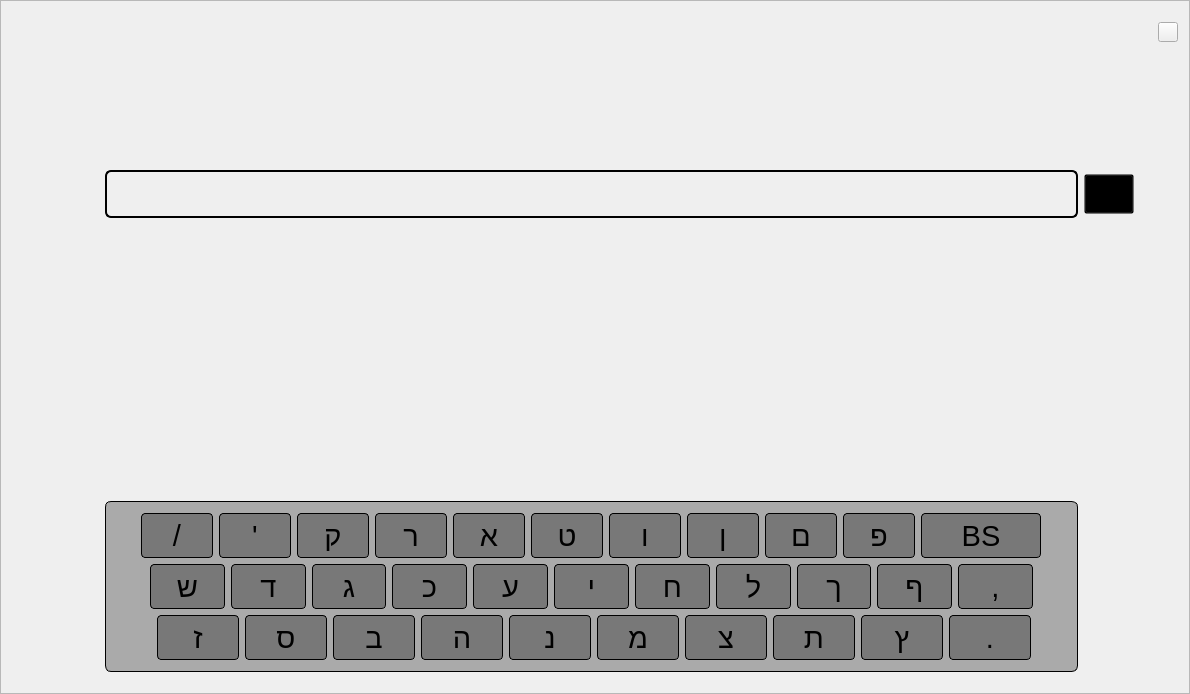
<?xml version="1.0" encoding="UTF-8"?>
<ui version="4.0">
 <class>Widget</class>
 <widget class="QWidget" name="Widget">
  <property name="geometry">
   <rect>
    <x>0</x>
    <y>0</y>
    <width>1190</width>
    <height>694</height>
   </rect>
  </property>
  <property name="sizePolicy">
   <sizepolicy hsizetype="Maximum" vsizetype="Maximum">
    <horstretch>0</horstretch>
    <verstretch>0</verstretch>
   </sizepolicy>
  </property>
  <property name="windowTitle">
   <string>Simple Audio Player</string>
  </property>
  <property name="styleSheet">
   <string notr="true"/>
  </property>
  <layout class="QHBoxLayout" name="horizontalLayout">
   <property name="leftMargin">
    <number>0</number>
   </property>
   <property name="topMargin">
    <number>0</number>
   </property>
   <property name="rightMargin">
    <number>0</number>
   </property>
   <property name="bottomMargin">
    <number>0</number>
   </property>
   <item>
    <widget class="QFrame" name="frame">
     <property name="font">
      <font>
       <pointsize>22</pointsize>
      </font>
     </property>
     <property name="styleSheet">
      <string notr="true">border-image: url(:/buttons/background.png);</string>
     </property>
     <property name="frameShape">
      <enum>QFrame::StyledPanel</enum>
     </property>
     <property name="frameShadow">
      <enum>QFrame::Raised</enum>
     </property>
     <layout class="QGridLayout" name="gridLayout">
      <item row="1" column="4">
       <spacer name="verticalSpacer_3">
        <property name="orientation">
         <enum>Qt::Vertical</enum>
        </property>
        <property name="sizeHint" stdset="0">
         <size>
          <width>20</width>
          <height>40</height>
         </size>
        </property>
       </spacer>
      </item>
      <item row="2" column="3">
       <widget class="QPushButton" name="pushButton_2">
        <property name="minimumSize">
         <size>
          <width>50</width>
          <height>40</height>
         </size>
        </property>
        <property name="maximumSize">
         <size>
          <width>50</width>
          <height>40</height>
         </size>
        </property>
        <property name="styleSheet">
         <string notr="true">QPushButton{image: url(:/buttons/keyboard.png);background-image: none;border-image: none;background-color: transparent;}
QPushButton:hover:pressed{border: 3px solid #464646;border-radius:4px}</string>
        </property>
        <property name="text">
         <string/>
        </property>
       </widget>
      </item>
      <item row="0" column="2">
       <spacer name="verticalSpacer_4">
        <property name="orientation">
         <enum>Qt::Vertical</enum>
        </property>
        <property name="sizeType">
         <enum>QSizePolicy::Fixed</enum>
        </property>
        <property name="sizeHint" stdset="0">
         <size>
          <width>20</width>
          <height>40</height>
         </size>
        </property>
       </spacer>
      </item>
      <item row="3" column="1">
       <spacer name="horizontalSpacer_3">
        <property name="orientation">
         <enum>Qt::Horizontal</enum>
        </property>
        <property name="sizeHint" stdset="0">
         <size>
          <width>197</width>
          <height>20</height>
         </size>
        </property>
       </spacer>
      </item>
      <item row="1" column="1" colspan="3">
       <widget class="QLabel" name="label">
        <property name="styleSheet">
         <string notr="true">background-image:none;
border-image:none;
image:none;
background-color: transparent;</string>
        </property>
        <property name="text">
         <string/>
        </property>
        <property name="pixmap">
         <pixmap resource="buttons.qrc">:/buttons/title.png</pixmap>
        </property>
        <property name="scaledContents">
         <bool>true</bool>
        </property>
       </widget>
      </item>
      <item row="0" column="4">
       <widget class="QPushButton" name="pushButton">
        <property name="minimumSize">
         <size>
          <width>20</width>
          <height>20</height>
         </size>
        </property>
        <property name="maximumSize">
         <size>
          <width>20</width>
          <height>20</height>
         </size>
        </property>
        <property name="cursor">
         <cursorShape>PointingHandCursor</cursorShape>
        </property>
        <property name="styleSheet">
         <string notr="true">QPushButton{border-image: url(:/buttons/close.png);}
QPushButton:hover:pressed{border: 3px solid #464646;border-radius:4px}</string>
        </property>
        <property name="text">
         <string/>
        </property>
       </widget>
      </item>
      <item row="2" column="2">
       <widget class="LineEdit" name="lineEdit">
        <property name="font">
         <font>
          <pointsize>28</pointsize>
         </font>
        </property>
        <property name="styleSheet">
         <string notr="true">background-image:none;
border-image:none;
image:none;
background-color: transparent;
width:80%;
border-style: solid;
border-width: 2px;
border-color: black;
border-radius: 6px;</string>
        </property>
        <property name="frame">
         <bool>false</bool>
        </property>
        <property name="cursorPosition">
         <number>0</number>
        </property>
       </widget>
      </item>
      <item row="3" column="2">
       <widget class="QFrame" name="frame_2">
        <property name="minimumSize">
         <size>
          <width>741</width>
          <height>231</height>
         </size>
        </property>
        <property name="styleSheet">
         <string notr="true">background-image:none;
border-image:none;
image:none;
background-color: transparent;
width:80%;
height:35%;</string>
        </property>
        <property name="frameShape">
         <enum>QFrame::NoFrame</enum>
        </property>
        <property name="frameShadow">
         <enum>QFrame::Raised</enum>
        </property>
        <layout class="QHBoxLayout" name="horizontalLayout_2">
         <property name="leftMargin">
          <number>0</number>
         </property>
         <property name="topMargin">
          <number>0</number>
         </property>
         <property name="rightMargin">
          <number>0</number>
         </property>
         <property name="bottomMargin">
          <number>0</number>
         </property>
         <item>
          <widget class="QScrollArea" name="scrollArea">
           <property name="frameShape">
            <enum>QFrame::NoFrame</enum>
           </property>
           <property name="verticalScrollBarPolicy">
            <enum>Qt::ScrollBarAlwaysOff</enum>
           </property>
           <property name="horizontalScrollBarPolicy">
            <enum>Qt::ScrollBarAlwaysOff</enum>
           </property>
           <property name="widgetResizable">
            <bool>true</bool>
           </property>
           <widget class="QWidget" name="scrollAreaWidgetContents">
            <property name="geometry">
             <rect>
              <x>0</x>
              <y>0</y>
              <width>981</width>
              <height>231</height>
             </rect>
            </property>
            <layout class="QVBoxLayout" name="verticalLayout">
             <item>
              <spacer name="verticalSpacer_2">
               <property name="orientation">
                <enum>Qt::Vertical</enum>
               </property>
               <property name="sizeHint" stdset="0">
                <size>
                 <width>20</width>
                 <height>40</height>
                </size>
               </property>
              </spacer>
             </item>
            </layout>
           </widget>
          </widget>
         </item>
        </layout>
       </widget>
      </item>
      <item row="5" column="2">
       <widget class="QFrame" name="frame_3">
        <property name="styleSheet">
         <string notr="true">background-image:none;
border-image:none;
image:none;
background-color: #aaa;
width:80%;
border-style: solid;
border-width: 1px;
border-color: black;
border-radius: 6px;</string>
        </property>
        <property name="frameShape">
         <enum>QFrame::StyledPanel</enum>
        </property>
        <property name="frameShadow">
         <enum>QFrame::Raised</enum>
        </property>
        <layout class="QVBoxLayout" name="verticalLayout_3">
         <item>
          <layout class="QHBoxLayout" name="horizontalLayout_4">
           <item>
            <spacer name="horizontalSpacer_2">
             <property name="orientation">
              <enum>Qt::Horizontal</enum>
             </property>
             <property name="sizeHint" stdset="0">
              <size>
               <width>40</width>
               <height>20</height>
              </size>
             </property>
            </spacer>
           </item>
           <item>
            <widget class="QPushButton" name="pushButton_00">
             <property name="minimumSize">
              <size>
               <width>72</width>
               <height>45</height>
              </size>
             </property>
             <property name="font">
              <font>
               <pointsize>22</pointsize>
              </font>
             </property>
             <property name="cursor">
              <cursorShape>PointingHandCursor</cursorShape>
             </property>
             <property name="focusPolicy">
              <enum>Qt::NoFocus</enum>
             </property>
             <property name="styleSheet">
              <string notr="true">QPushButton{image:none;background-image: none;border-image: none;background-color: transparent;border-radius:4px;background-color: rgb(120, 120, 120);}
QPushButton:hover:pressed{border: 3px solid #464646;border-radius:4px}</string>
             </property>
             <property name="text">
              <string>/</string>
             </property>
            </widget>
           </item>
           <item>
            <widget class="QPushButton" name="pushButton_01">
             <property name="minimumSize">
              <size>
               <width>72</width>
               <height>45</height>
              </size>
             </property>
             <property name="font">
              <font>
               <pointsize>22</pointsize>
              </font>
             </property>
             <property name="cursor">
              <cursorShape>PointingHandCursor</cursorShape>
             </property>
             <property name="focusPolicy">
              <enum>Qt::NoFocus</enum>
             </property>
             <property name="styleSheet">
              <string notr="true">QPushButton{image:none;background-image: none;border-image: none;background-color: transparent;border-radius:4px;background-color: rgb(120, 120, 120);}
QPushButton:hover:pressed{border: 3px solid #464646;border-radius:4px}</string>
             </property>
             <property name="text">
              <string>'</string>
             </property>
            </widget>
           </item>
           <item>
            <widget class="QPushButton" name="pushButton_02">
             <property name="minimumSize">
              <size>
               <width>72</width>
               <height>45</height>
              </size>
             </property>
             <property name="font">
              <font>
               <pointsize>22</pointsize>
              </font>
             </property>
             <property name="cursor">
              <cursorShape>PointingHandCursor</cursorShape>
             </property>
             <property name="focusPolicy">
              <enum>Qt::NoFocus</enum>
             </property>
             <property name="styleSheet">
              <string notr="true">QPushButton{image:none;background-image: none;border-image: none;background-color: transparent;border-radius:4px;background-color: rgb(120, 120, 120);}
QPushButton:hover:pressed{border: 3px solid #464646;border-radius:4px}</string>
             </property>
             <property name="text">
              <string>ק</string>
             </property>
            </widget>
           </item>
           <item>
            <widget class="QPushButton" name="pushButton_03">
             <property name="minimumSize">
              <size>
               <width>72</width>
               <height>45</height>
              </size>
             </property>
             <property name="font">
              <font>
               <pointsize>22</pointsize>
              </font>
             </property>
             <property name="cursor">
              <cursorShape>PointingHandCursor</cursorShape>
             </property>
             <property name="focusPolicy">
              <enum>Qt::NoFocus</enum>
             </property>
             <property name="styleSheet">
              <string notr="true">QPushButton{image:none;background-image: none;border-image: none;background-color: transparent;border-radius:4px;background-color: rgb(120, 120, 120);}
QPushButton:hover:pressed{border: 3px solid #464646;border-radius:4px}</string>
             </property>
             <property name="text">
              <string>ר</string>
             </property>
            </widget>
           </item>
           <item>
            <widget class="QPushButton" name="pushButton_04">
             <property name="minimumSize">
              <size>
               <width>72</width>
               <height>45</height>
              </size>
             </property>
             <property name="font">
              <font>
               <pointsize>22</pointsize>
              </font>
             </property>
             <property name="cursor">
              <cursorShape>PointingHandCursor</cursorShape>
             </property>
             <property name="focusPolicy">
              <enum>Qt::NoFocus</enum>
             </property>
             <property name="styleSheet">
              <string notr="true">QPushButton{image:none;background-image: none;border-image: none;background-color: transparent;border-radius:4px;background-color: rgb(120, 120, 120);}
QPushButton:hover:pressed{border: 3px solid #464646;border-radius:4px}</string>
             </property>
             <property name="text">
              <string>א</string>
             </property>
            </widget>
           </item>
           <item>
            <widget class="QPushButton" name="pushButton_05">
             <property name="minimumSize">
              <size>
               <width>72</width>
               <height>45</height>
              </size>
             </property>
             <property name="font">
              <font>
               <pointsize>22</pointsize>
              </font>
             </property>
             <property name="cursor">
              <cursorShape>PointingHandCursor</cursorShape>
             </property>
             <property name="focusPolicy">
              <enum>Qt::NoFocus</enum>
             </property>
             <property name="styleSheet">
              <string notr="true">QPushButton{image:none;background-image: none;border-image: none;background-color: transparent;border-radius:4px;background-color: rgb(120, 120, 120);}
QPushButton:hover:pressed{border: 3px solid #464646;border-radius:4px}</string>
             </property>
             <property name="text">
              <string>ט</string>
             </property>
            </widget>
           </item>
           <item>
            <widget class="QPushButton" name="pushButton_06">
             <property name="minimumSize">
              <size>
               <width>72</width>
               <height>45</height>
              </size>
             </property>
             <property name="font">
              <font>
               <pointsize>22</pointsize>
              </font>
             </property>
             <property name="cursor">
              <cursorShape>PointingHandCursor</cursorShape>
             </property>
             <property name="focusPolicy">
              <enum>Qt::NoFocus</enum>
             </property>
             <property name="styleSheet">
              <string notr="true">QPushButton{image:none;background-image: none;border-image: none;background-color: transparent;border-radius:4px;background-color: rgb(120, 120, 120);}
QPushButton:hover:pressed{border: 3px solid #464646;border-radius:4px}</string>
             </property>
             <property name="text">
              <string>ו</string>
             </property>
            </widget>
           </item>
           <item>
            <widget class="QPushButton" name="pushButton_07">
             <property name="minimumSize">
              <size>
               <width>72</width>
               <height>45</height>
              </size>
             </property>
             <property name="font">
              <font>
               <pointsize>22</pointsize>
              </font>
             </property>
             <property name="cursor">
              <cursorShape>PointingHandCursor</cursorShape>
             </property>
             <property name="focusPolicy">
              <enum>Qt::NoFocus</enum>
             </property>
             <property name="styleSheet">
              <string notr="true">QPushButton{image:none;background-image: none;border-image: none;background-color: transparent;border-radius:4px;background-color: rgb(120, 120, 120);}
QPushButton:hover:pressed{border: 3px solid #464646;border-radius:4px}</string>
             </property>
             <property name="text">
              <string>ן</string>
             </property>
            </widget>
           </item>
           <item>
            <widget class="QPushButton" name="pushButton_08">
             <property name="minimumSize">
              <size>
               <width>72</width>
               <height>45</height>
              </size>
             </property>
             <property name="font">
              <font>
               <pointsize>22</pointsize>
              </font>
             </property>
             <property name="cursor">
              <cursorShape>PointingHandCursor</cursorShape>
             </property>
             <property name="focusPolicy">
              <enum>Qt::NoFocus</enum>
             </property>
             <property name="styleSheet">
              <string notr="true">QPushButton{image:none;background-image: none;border-image: none;background-color: transparent;border-radius:4px;background-color: rgb(120, 120, 120);}
QPushButton:hover:pressed{border: 3px solid #464646;border-radius:4px}</string>
             </property>
             <property name="text">
              <string>ם</string>
             </property>
            </widget>
           </item>
           <item>
            <widget class="QPushButton" name="pushButton_09">
             <property name="minimumSize">
              <size>
               <width>72</width>
               <height>45</height>
              </size>
             </property>
             <property name="font">
              <font>
               <pointsize>22</pointsize>
              </font>
             </property>
             <property name="cursor">
              <cursorShape>PointingHandCursor</cursorShape>
             </property>
             <property name="focusPolicy">
              <enum>Qt::NoFocus</enum>
             </property>
             <property name="styleSheet">
              <string notr="true">QPushButton{image:none;background-image: none;border-image: none;background-color: transparent;border-radius:4px;background-color: rgb(120, 120, 120);}
QPushButton:hover:pressed{border: 3px solid #464646;border-radius:4px}</string>
             </property>
             <property name="text">
              <string>פ</string>
             </property>
            </widget>
           </item>
           <item>
            <widget class="QPushButton" name="pushButton_291">
             <property name="minimumSize">
              <size>
               <width>120</width>
               <height>45</height>
              </size>
             </property>
             <property name="font">
              <font>
               <pointsize>22</pointsize>
              </font>
             </property>
             <property name="focusPolicy">
              <enum>Qt::NoFocus</enum>
             </property>
             <property name="styleSheet">
              <string notr="true">QPushButton{image:none;background-image: none;border-image: none;background-color: transparent;border-radius:4px;background-color: rgb(120, 120, 120);}
QPushButton:hover:pressed{border: 3px solid #464646;border-radius:4px}</string>
             </property>
             <property name="text">
              <string>BS</string>
             </property>
            </widget>
           </item>
           <item>
            <spacer name="horizontalSpacer_7">
             <property name="orientation">
              <enum>Qt::Horizontal</enum>
             </property>
             <property name="sizeHint" stdset="0">
              <size>
               <width>40</width>
               <height>20</height>
              </size>
             </property>
            </spacer>
           </item>
          </layout>
         </item>
         <item>
          <layout class="QHBoxLayout" name="horizontalLayout_6">
           <item>
            <spacer name="horizontalSpacer_5">
             <property name="orientation">
              <enum>Qt::Horizontal</enum>
             </property>
             <property name="sizeHint" stdset="0">
              <size>
               <width>40</width>
               <height>20</height>
              </size>
             </property>
            </spacer>
           </item>
           <item>
            <widget class="QPushButton" name="pushButton_10">
             <property name="minimumSize">
              <size>
               <width>72</width>
               <height>45</height>
              </size>
             </property>
             <property name="font">
              <font>
               <pointsize>22</pointsize>
              </font>
             </property>
             <property name="cursor">
              <cursorShape>PointingHandCursor</cursorShape>
             </property>
             <property name="focusPolicy">
              <enum>Qt::NoFocus</enum>
             </property>
             <property name="styleSheet">
              <string notr="true">QPushButton{image:none;background-image: none;border-image: none;background-color: transparent;border-radius:4px;background-color: rgb(120, 120, 120);}
QPushButton:hover:pressed{border: 3px solid #464646;border-radius:4px}</string>
             </property>
             <property name="text">
              <string>ש</string>
             </property>
            </widget>
           </item>
           <item>
            <widget class="QPushButton" name="pushButton_11">
             <property name="minimumSize">
              <size>
               <width>72</width>
               <height>45</height>
              </size>
             </property>
             <property name="font">
              <font>
               <pointsize>22</pointsize>
              </font>
             </property>
             <property name="cursor">
              <cursorShape>PointingHandCursor</cursorShape>
             </property>
             <property name="focusPolicy">
              <enum>Qt::NoFocus</enum>
             </property>
             <property name="styleSheet">
              <string notr="true">QPushButton{image:none;background-image: none;border-image: none;background-color: transparent;border-radius:4px;background-color: rgb(120, 120, 120);}
QPushButton:hover:pressed{border: 3px solid #464646;border-radius:4px}</string>
             </property>
             <property name="text">
              <string>ד</string>
             </property>
            </widget>
           </item>
           <item>
            <widget class="QPushButton" name="pushButton_12">
             <property name="minimumSize">
              <size>
               <width>72</width>
               <height>45</height>
              </size>
             </property>
             <property name="font">
              <font>
               <pointsize>22</pointsize>
              </font>
             </property>
             <property name="cursor">
              <cursorShape>PointingHandCursor</cursorShape>
             </property>
             <property name="focusPolicy">
              <enum>Qt::NoFocus</enum>
             </property>
             <property name="styleSheet">
              <string notr="true">QPushButton{image:none;background-image: none;border-image: none;background-color: transparent;border-radius:4px;background-color: rgb(120, 120, 120);}
QPushButton:hover:pressed{border: 3px solid #464646;border-radius:4px}</string>
             </property>
             <property name="text">
              <string>ג</string>
             </property>
            </widget>
           </item>
           <item>
            <widget class="QPushButton" name="pushButton_13">
             <property name="minimumSize">
              <size>
               <width>72</width>
               <height>45</height>
              </size>
             </property>
             <property name="font">
              <font>
               <pointsize>22</pointsize>
              </font>
             </property>
             <property name="cursor">
              <cursorShape>PointingHandCursor</cursorShape>
             </property>
             <property name="focusPolicy">
              <enum>Qt::NoFocus</enum>
             </property>
             <property name="styleSheet">
              <string notr="true">QPushButton{image:none;background-image: none;border-image: none;background-color: transparent;border-radius:4px;background-color: rgb(120, 120, 120);}
QPushButton:hover:pressed{border: 3px solid #464646;border-radius:4px}</string>
             </property>
             <property name="text">
              <string>כ</string>
             </property>
            </widget>
           </item>
           <item>
            <widget class="QPushButton" name="pushButton_14">
             <property name="minimumSize">
              <size>
               <width>72</width>
               <height>45</height>
              </size>
             </property>
             <property name="font">
              <font>
               <pointsize>22</pointsize>
              </font>
             </property>
             <property name="cursor">
              <cursorShape>PointingHandCursor</cursorShape>
             </property>
             <property name="focusPolicy">
              <enum>Qt::NoFocus</enum>
             </property>
             <property name="styleSheet">
              <string notr="true">QPushButton{image:none;background-image: none;border-image: none;background-color: transparent;border-radius:4px;background-color: rgb(120, 120, 120);}
QPushButton:hover:pressed{border: 3px solid #464646;border-radius:4px}</string>
             </property>
             <property name="text">
              <string>ע</string>
             </property>
            </widget>
           </item>
           <item>
            <widget class="QPushButton" name="pushButton_15">
             <property name="minimumSize">
              <size>
               <width>72</width>
               <height>45</height>
              </size>
             </property>
             <property name="font">
              <font>
               <pointsize>22</pointsize>
              </font>
             </property>
             <property name="cursor">
              <cursorShape>PointingHandCursor</cursorShape>
             </property>
             <property name="focusPolicy">
              <enum>Qt::NoFocus</enum>
             </property>
             <property name="styleSheet">
              <string notr="true">QPushButton{image:none;background-image: none;border-image: none;background-color: transparent;border-radius:4px;background-color: rgb(120, 120, 120);}
QPushButton:hover:pressed{border: 3px solid #464646;border-radius:4px}</string>
             </property>
             <property name="text">
              <string>י</string>
             </property>
            </widget>
           </item>
           <item>
            <widget class="QPushButton" name="pushButton_16">
             <property name="minimumSize">
              <size>
               <width>72</width>
               <height>45</height>
              </size>
             </property>
             <property name="font">
              <font>
               <pointsize>22</pointsize>
              </font>
             </property>
             <property name="cursor">
              <cursorShape>PointingHandCursor</cursorShape>
             </property>
             <property name="focusPolicy">
              <enum>Qt::NoFocus</enum>
             </property>
             <property name="styleSheet">
              <string notr="true">QPushButton{image:none;background-image: none;border-image: none;background-color: transparent;border-radius:4px;background-color: rgb(120, 120, 120);}
QPushButton:hover:pressed{border: 3px solid #464646;border-radius:4px}</string>
             </property>
             <property name="text">
              <string>ח</string>
             </property>
            </widget>
           </item>
           <item>
            <widget class="QPushButton" name="pushButton_17">
             <property name="minimumSize">
              <size>
               <width>72</width>
               <height>45</height>
              </size>
             </property>
             <property name="font">
              <font>
               <pointsize>22</pointsize>
              </font>
             </property>
             <property name="cursor">
              <cursorShape>PointingHandCursor</cursorShape>
             </property>
             <property name="focusPolicy">
              <enum>Qt::NoFocus</enum>
             </property>
             <property name="styleSheet">
              <string notr="true">QPushButton{image:none;background-image: none;border-image: none;background-color: transparent;border-radius:4px;background-color: rgb(120, 120, 120);}
QPushButton:hover:pressed{border: 3px solid #464646;border-radius:4px}</string>
             </property>
             <property name="text">
              <string>ל</string>
             </property>
            </widget>
           </item>
           <item>
            <widget class="QPushButton" name="pushButton_18">
             <property name="minimumSize">
              <size>
               <width>72</width>
               <height>45</height>
              </size>
             </property>
             <property name="font">
              <font>
               <pointsize>22</pointsize>
              </font>
             </property>
             <property name="cursor">
              <cursorShape>PointingHandCursor</cursorShape>
             </property>
             <property name="focusPolicy">
              <enum>Qt::NoFocus</enum>
             </property>
             <property name="styleSheet">
              <string notr="true">QPushButton{image:none;background-image: none;border-image: none;background-color: transparent;border-radius:4px;background-color: rgb(120, 120, 120);}
QPushButton:hover:pressed{border: 3px solid #464646;border-radius:4px}</string>
             </property>
             <property name="text">
              <string>ך</string>
             </property>
            </widget>
           </item>
           <item>
            <widget class="QPushButton" name="pushButton_19">
             <property name="minimumSize">
              <size>
               <width>72</width>
               <height>45</height>
              </size>
             </property>
             <property name="font">
              <font>
               <pointsize>22</pointsize>
              </font>
             </property>
             <property name="cursor">
              <cursorShape>PointingHandCursor</cursorShape>
             </property>
             <property name="focusPolicy">
              <enum>Qt::NoFocus</enum>
             </property>
             <property name="styleSheet">
              <string notr="true">QPushButton{image:none;background-image: none;border-image: none;background-color: transparent;border-radius:4px;background-color: rgb(120, 120, 120);}
QPushButton:hover:pressed{border: 3px solid #464646;border-radius:4px}</string>
             </property>
             <property name="text">
              <string>ף</string>
             </property>
            </widget>
           </item>
           <item>
            <widget class="QPushButton" name="pushButton_191">
             <property name="minimumSize">
              <size>
               <width>72</width>
               <height>45</height>
              </size>
             </property>
             <property name="font">
              <font>
               <pointsize>22</pointsize>
              </font>
             </property>
             <property name="cursor">
              <cursorShape>PointingHandCursor</cursorShape>
             </property>
             <property name="focusPolicy">
              <enum>Qt::NoFocus</enum>
             </property>
             <property name="styleSheet">
              <string notr="true">QPushButton{image:none;background-image: none;border-image: none;background-color: transparent;border-radius:4px;background-color: rgb(120, 120, 120);}
QPushButton:hover:pressed{border: 3px solid #464646;border-radius:4px}</string>
             </property>
             <property name="text">
              <string>,</string>
             </property>
            </widget>
           </item>
           <item>
            <spacer name="horizontalSpacer_8">
             <property name="orientation">
              <enum>Qt::Horizontal</enum>
             </property>
             <property name="sizeHint" stdset="0">
              <size>
               <width>40</width>
               <height>20</height>
              </size>
             </property>
            </spacer>
           </item>
          </layout>
         </item>
         <item>
          <layout class="QHBoxLayout" name="horizontalLayout_5">
           <item>
            <spacer name="horizontalSpacer_6">
             <property name="orientation">
              <enum>Qt::Horizontal</enum>
             </property>
             <property name="sizeHint" stdset="0">
              <size>
               <width>40</width>
               <height>20</height>
              </size>
             </property>
            </spacer>
           </item>
           <item>
            <widget class="QPushButton" name="pushButton_20">
             <property name="minimumSize">
              <size>
               <width>72</width>
               <height>45</height>
              </size>
             </property>
             <property name="font">
              <font>
               <pointsize>22</pointsize>
              </font>
             </property>
             <property name="cursor">
              <cursorShape>PointingHandCursor</cursorShape>
             </property>
             <property name="focusPolicy">
              <enum>Qt::NoFocus</enum>
             </property>
             <property name="styleSheet">
              <string notr="true">QPushButton{image:none;background-image: none;border-image: none;background-color: transparent;border-radius:4px;background-color: rgb(120, 120, 120);}
QPushButton:hover:pressed{border: 3px solid #464646;border-radius:4px}</string>
             </property>
             <property name="text">
              <string>ז</string>
             </property>
            </widget>
           </item>
           <item>
            <widget class="QPushButton" name="pushButton_21">
             <property name="minimumSize">
              <size>
               <width>72</width>
               <height>45</height>
              </size>
             </property>
             <property name="font">
              <font>
               <pointsize>22</pointsize>
              </font>
             </property>
             <property name="cursor">
              <cursorShape>PointingHandCursor</cursorShape>
             </property>
             <property name="focusPolicy">
              <enum>Qt::NoFocus</enum>
             </property>
             <property name="styleSheet">
              <string notr="true">QPushButton{image:none;background-image: none;border-image: none;background-color: transparent;border-radius:4px;background-color: rgb(120, 120, 120);}
QPushButton:hover:pressed{border: 3px solid #464646;border-radius:4px}</string>
             </property>
             <property name="text">
              <string>ס</string>
             </property>
            </widget>
           </item>
           <item>
            <widget class="QPushButton" name="pushButton_22">
             <property name="minimumSize">
              <size>
               <width>72</width>
               <height>45</height>
              </size>
             </property>
             <property name="font">
              <font>
               <pointsize>22</pointsize>
              </font>
             </property>
             <property name="cursor">
              <cursorShape>PointingHandCursor</cursorShape>
             </property>
             <property name="focusPolicy">
              <enum>Qt::NoFocus</enum>
             </property>
             <property name="styleSheet">
              <string notr="true">QPushButton{image:none;background-image: none;border-image: none;background-color: transparent;border-radius:4px;background-color: rgb(120, 120, 120);}
QPushButton:hover:pressed{border: 3px solid #464646;border-radius:4px}</string>
             </property>
             <property name="text">
              <string>ב</string>
             </property>
            </widget>
           </item>
           <item>
            <widget class="QPushButton" name="pushButton_23">
             <property name="minimumSize">
              <size>
               <width>72</width>
               <height>45</height>
              </size>
             </property>
             <property name="font">
              <font>
               <pointsize>22</pointsize>
              </font>
             </property>
             <property name="cursor">
              <cursorShape>PointingHandCursor</cursorShape>
             </property>
             <property name="focusPolicy">
              <enum>Qt::NoFocus</enum>
             </property>
             <property name="styleSheet">
              <string notr="true">QPushButton{image:none;background-image: none;border-image: none;background-color: transparent;border-radius:4px;background-color: rgb(120, 120, 120);}
QPushButton:hover:pressed{border: 3px solid #464646;border-radius:4px}</string>
             </property>
             <property name="text">
              <string>ה</string>
             </property>
            </widget>
           </item>
           <item>
            <widget class="QPushButton" name="pushButton_24">
             <property name="minimumSize">
              <size>
               <width>72</width>
               <height>45</height>
              </size>
             </property>
             <property name="font">
              <font>
               <pointsize>22</pointsize>
              </font>
             </property>
             <property name="cursor">
              <cursorShape>PointingHandCursor</cursorShape>
             </property>
             <property name="focusPolicy">
              <enum>Qt::NoFocus</enum>
             </property>
             <property name="styleSheet">
              <string notr="true">QPushButton{image:none;background-image: none;border-image: none;background-color: transparent;border-radius:4px;background-color: rgb(120, 120, 120);}
QPushButton:hover:pressed{border: 3px solid #464646;border-radius:4px}</string>
             </property>
             <property name="text">
              <string>נ</string>
             </property>
            </widget>
           </item>
           <item>
            <widget class="QPushButton" name="pushButton_25">
             <property name="minimumSize">
              <size>
               <width>72</width>
               <height>45</height>
              </size>
             </property>
             <property name="font">
              <font>
               <pointsize>22</pointsize>
              </font>
             </property>
             <property name="cursor">
              <cursorShape>PointingHandCursor</cursorShape>
             </property>
             <property name="focusPolicy">
              <enum>Qt::NoFocus</enum>
             </property>
             <property name="styleSheet">
              <string notr="true">QPushButton{image:none;background-image: none;border-image: none;background-color: transparent;border-radius:4px;background-color: rgb(120, 120, 120);}
QPushButton:hover:pressed{border: 3px solid #464646;border-radius:4px}</string>
             </property>
             <property name="text">
              <string>מ</string>
             </property>
            </widget>
           </item>
           <item>
            <widget class="QPushButton" name="pushButton_26">
             <property name="minimumSize">
              <size>
               <width>72</width>
               <height>45</height>
              </size>
             </property>
             <property name="font">
              <font>
               <pointsize>22</pointsize>
              </font>
             </property>
             <property name="cursor">
              <cursorShape>PointingHandCursor</cursorShape>
             </property>
             <property name="focusPolicy">
              <enum>Qt::NoFocus</enum>
             </property>
             <property name="styleSheet">
              <string notr="true">QPushButton{image:none;background-image: none;border-image: none;background-color: transparent;border-radius:4px;background-color: rgb(120, 120, 120);}
QPushButton:hover:pressed{border: 3px solid #464646;border-radius:4px}</string>
             </property>
             <property name="text">
              <string>צ</string>
             </property>
            </widget>
           </item>
           <item>
            <widget class="QPushButton" name="pushButton_27">
             <property name="minimumSize">
              <size>
               <width>72</width>
               <height>45</height>
              </size>
             </property>
             <property name="font">
              <font>
               <pointsize>22</pointsize>
              </font>
             </property>
             <property name="cursor">
              <cursorShape>PointingHandCursor</cursorShape>
             </property>
             <property name="focusPolicy">
              <enum>Qt::NoFocus</enum>
             </property>
             <property name="styleSheet">
              <string notr="true">QPushButton{image:none;background-image: none;border-image: none;background-color: transparent;border-radius:4px;background-color: rgb(120, 120, 120);}
QPushButton:hover:pressed{border: 3px solid #464646;border-radius:4px}</string>
             </property>
             <property name="text">
              <string>ת</string>
             </property>
            </widget>
           </item>
           <item>
            <widget class="QPushButton" name="pushButton_28">
             <property name="minimumSize">
              <size>
               <width>72</width>
               <height>45</height>
              </size>
             </property>
             <property name="font">
              <font>
               <pointsize>22</pointsize>
              </font>
             </property>
             <property name="cursor">
              <cursorShape>PointingHandCursor</cursorShape>
             </property>
             <property name="focusPolicy">
              <enum>Qt::NoFocus</enum>
             </property>
             <property name="styleSheet">
              <string notr="true">QPushButton{image:none;background-image: none;border-image: none;background-color: transparent;border-radius:4px;background-color: rgb(120, 120, 120);}
QPushButton:hover:pressed{border: 3px solid #464646;border-radius:4px}</string>
             </property>
             <property name="text">
              <string>ץ</string>
             </property>
            </widget>
           </item>
           <item>
            <widget class="QPushButton" name="pushButton_29">
             <property name="minimumSize">
              <size>
               <width>72</width>
               <height>45</height>
              </size>
             </property>
             <property name="font">
              <font>
               <pointsize>22</pointsize>
              </font>
             </property>
             <property name="cursor">
              <cursorShape>PointingHandCursor</cursorShape>
             </property>
             <property name="focusPolicy">
              <enum>Qt::NoFocus</enum>
             </property>
             <property name="styleSheet">
              <string notr="true">QPushButton{image:none;background-image: none;border-image: none;background-color: transparent;border-radius:4px;background-color: rgb(120, 120, 120);}
QPushButton:hover:pressed{border: 3px solid #464646;border-radius:4px}</string>
             </property>
             <property name="text">
              <string>.</string>
             </property>
            </widget>
           </item>
           <item>
            <spacer name="horizontalSpacer_9">
             <property name="orientation">
              <enum>Qt::Horizontal</enum>
             </property>
             <property name="sizeHint" stdset="0">
              <size>
               <width>34</width>
               <height>20</height>
              </size>
             </property>
            </spacer>
           </item>
          </layout>
         </item>
        </layout>
       </widget>
      </item>
      <item row="3" column="3">
       <spacer name="horizontalSpacer_4">
        <property name="orientation">
         <enum>Qt::Horizontal</enum>
        </property>
        <property name="sizeHint" stdset="0">
         <size>
          <width>198</width>
          <height>20</height>
         </size>
        </property>
       </spacer>
      </item>
      <item row="3" column="0">
       <spacer name="horizontalSpacer">
        <property name="orientation">
         <enum>Qt::Horizontal</enum>
        </property>
        <property name="sizeType">
         <enum>QSizePolicy::Fixed</enum>
        </property>
        <property name="sizeHint" stdset="0">
         <size>
          <width>20</width>
          <height>20</height>
         </size>
        </property>
       </spacer>
      </item>
      <item row="4" column="2">
       <spacer name="verticalSpacer">
        <property name="orientation">
         <enum>Qt::Vertical</enum>
        </property>
        <property name="sizeType">
         <enum>QSizePolicy::Maximum</enum>
        </property>
        <property name="sizeHint" stdset="0">
         <size>
          <width>20</width>
          <height>40</height>
         </size>
        </property>
       </spacer>
      </item>
      <item row="6" column="2">
       <spacer name="verticalSpacer_5">
        <property name="orientation">
         <enum>Qt::Vertical</enum>
        </property>
        <property name="sizeType">
         <enum>QSizePolicy::Fixed</enum>
        </property>
        <property name="sizeHint" stdset="0">
         <size>
          <width>20</width>
          <height>10</height>
         </size>
        </property>
       </spacer>
      </item>
     </layout>
    </widget>
   </item>
  </layout>
 </widget>
 <layoutdefault spacing="6" margin="11"/>
 <customwidgets>
  <customwidget>
   <class>LineEdit</class>
   <extends>QLineEdit</extends>
   <header location="global">lineedit.h</header>
  </customwidget>
 </customwidgets>
 <resources>
  <include location="buttons.qrc"/>
 </resources>
 <connections/>
</ui>
